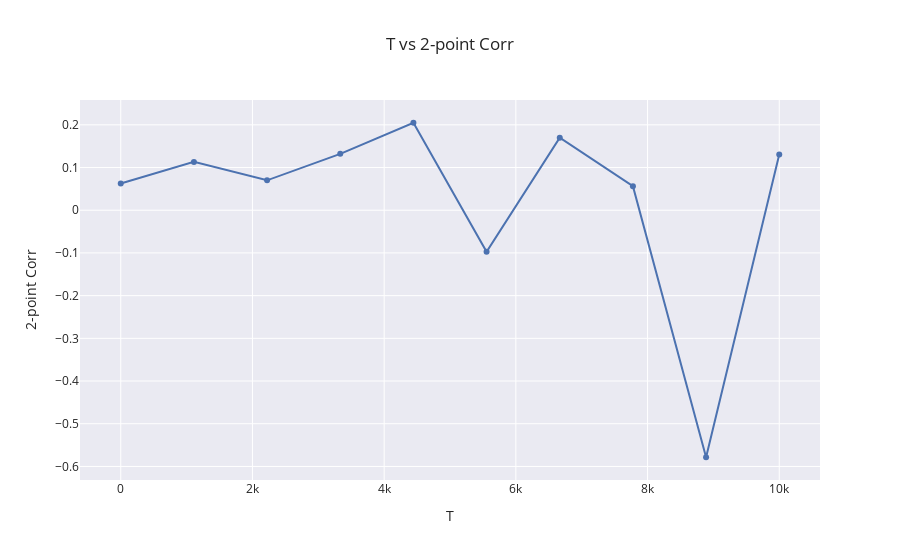

Notebook code cell kept with this figure:
### Markdown cell above
## Plot Pair Correlation

### Code cell
fig = go.Figure()

fig.add_trace(go.Scatter(x = results_basinhopping[results_basinhopping['1-point_corr'] == 0.0]['T'],
                         y = results_basinhopping[results_basinhopping['1-point_corr'] == 0.0]['corrs'].str[2],
                         mode='markers+lines',
                        )
             )

fig.update_layout(
    title="T vs 2-point Corr",
    xaxis_title="T",
    yaxis_title="2-point Corr",
    template='seaborn'
)
#fig.update_traces(texttemplate='%{text:.2s}', textposition='top center')
fig.show()

### Figure 1 — Plotly figure (JSON) as saved in the notebook; plotly's stock layout.template omitted (floating-point values rounded to 4 significant figures)
{"data": [{"mode": "markers+lines", "type": "scatter", "x": [0, 1111.0, 2222.0, 3333.0, 4444.0, 5556.0, 6667.0, 7778.0, 8889.0, 10000], "y": [0.06253, 0.1132, 0.07003, 0.1321, 0.2049, -0.09748, 0.1699, 0.05638, -0.5785, 0.1307]}], "layout": {"title": {"text": "T vs 2-point Corr"}, "xaxis": {"title": {"text": "T"}}, "yaxis": {"title": {"text": "2-point Corr"}}}}
